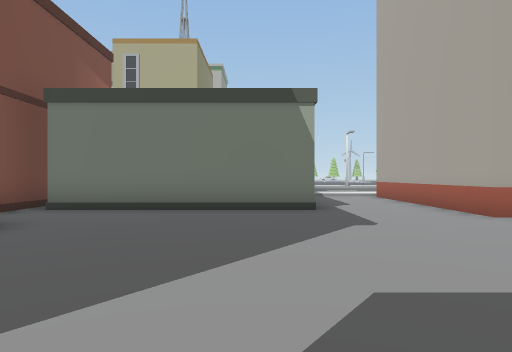
View 1 (above)

24 first-person views from a walk through a 3-D level made in the Unity game engine. The camera is 1.4 m above the floor, looks level and sees 75° across. The floor is counted in squares, 2 m on a side. Each view is taken from the middle of a square. On the plan, view 1 faces up. The plan holds only what a view shows up to about 10 squares ahead; the rest is blank. The place goes on beyond the plan.

View 2
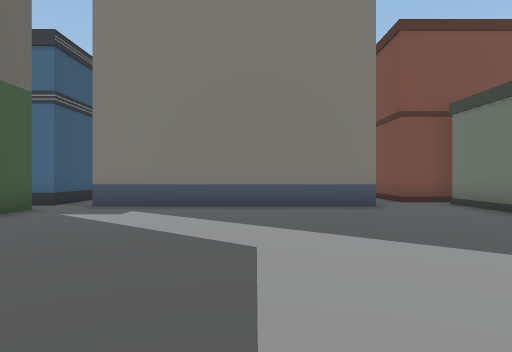

View 3
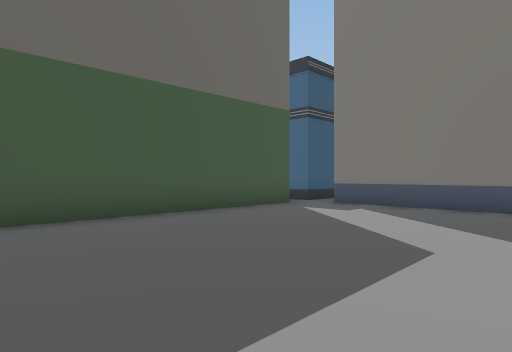

View 4
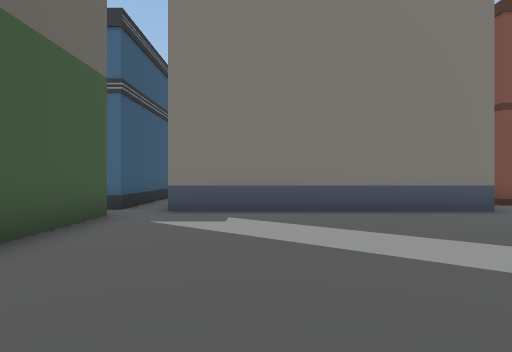

View 5
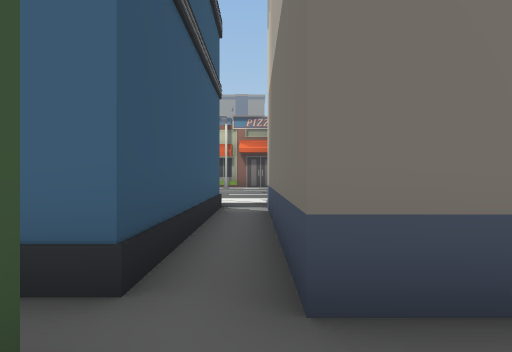

View 6
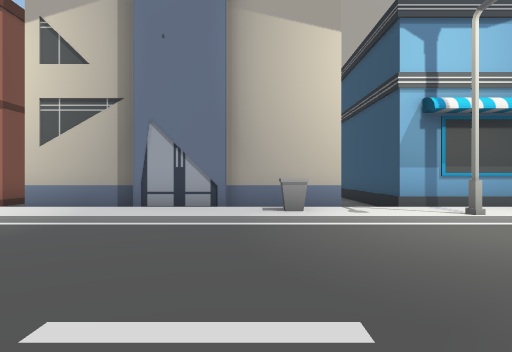

View 7
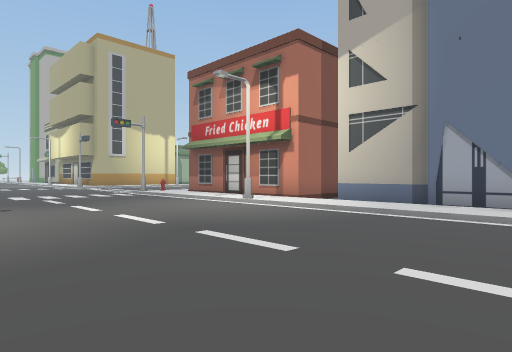

View 8
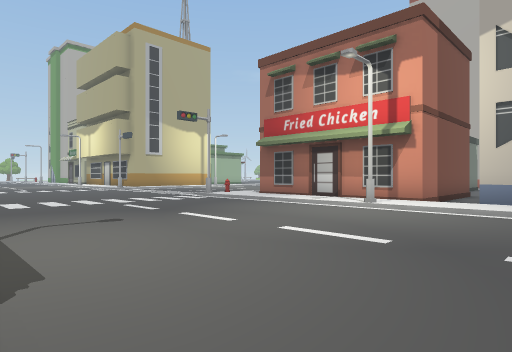

View 9
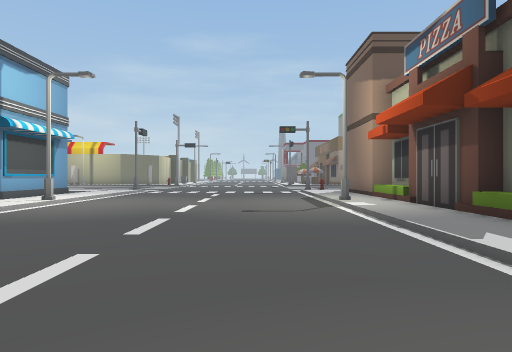

View 10
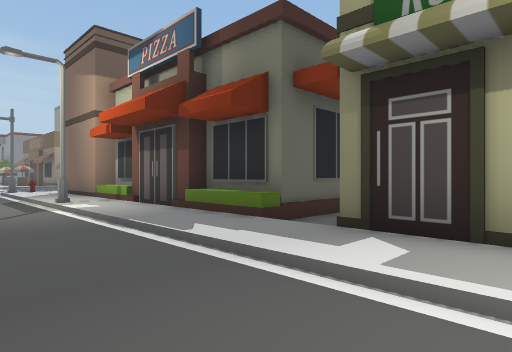

View 11
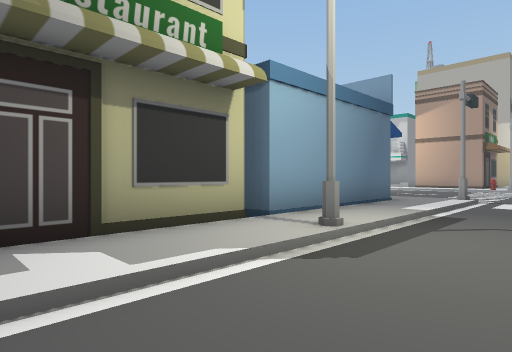

View 12
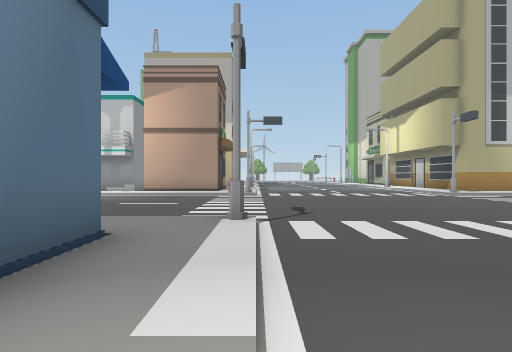

View 13
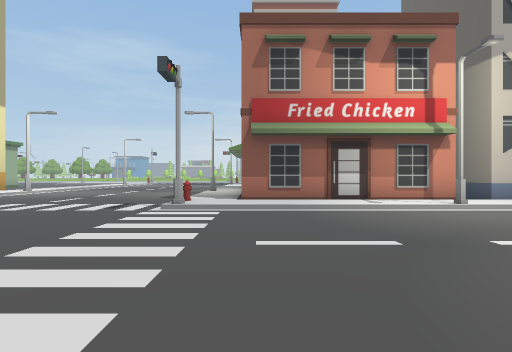

View 14
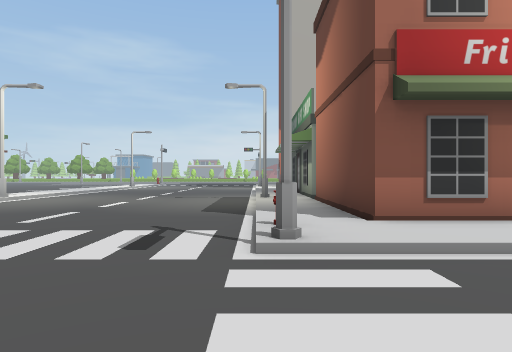

View 15
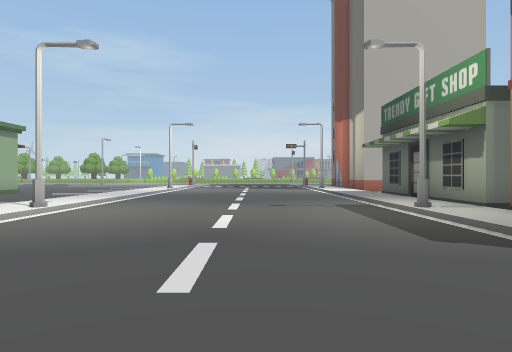

View 16
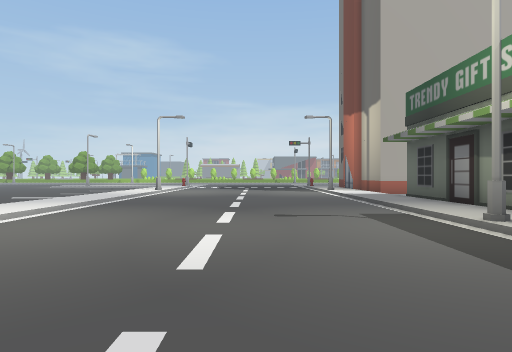

View 17
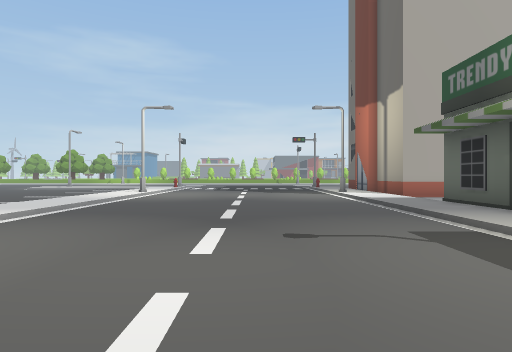

View 18
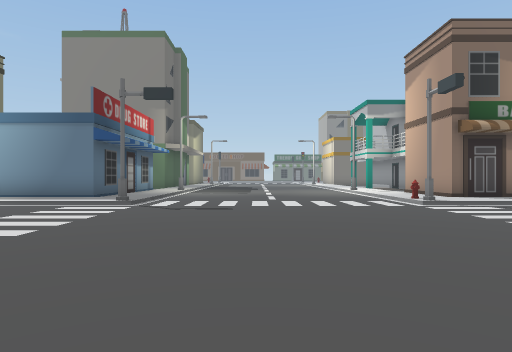

View 19
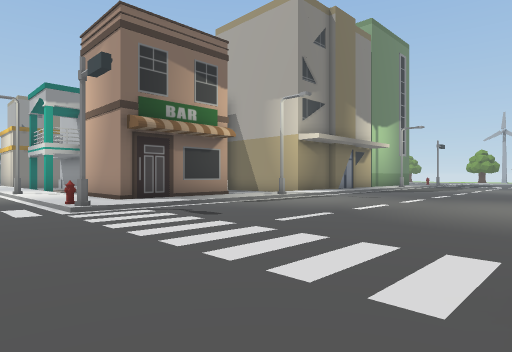

View 20
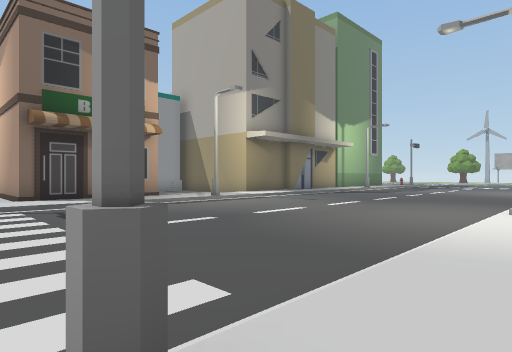

View 21
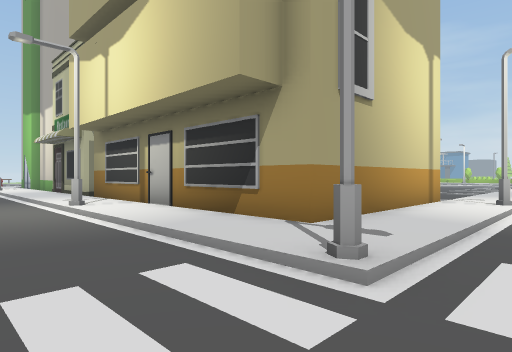

View 22
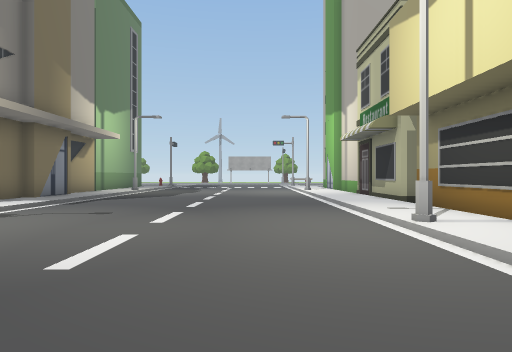

View 23
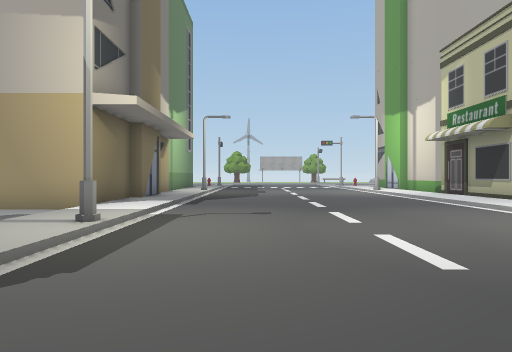

View 24
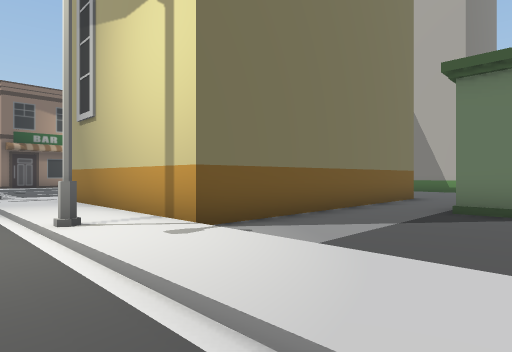

### Floor plan
Key: @ floor where view 1 was taken; # wall or solid block; x gap in a wall; . main floor; : floor 0.25 m higher than the main floor; / step, stairs or slope; B building; S streetlight; H hydrant; O other object.
Columns run from 21 left of view 1 to 4 right of it. Each row starts with its distance up from view 1.
 32   B/....../:B
 31  B:/....../:B
 30  B:/....../:
 29 BB:/....../:B    B.
 28 ..:/....../:B    B.
 27   :/....../:B    B.
 26   :S......S:B    B.BB
 25   :/....../:B    B...
 24  #:/....../:B    B...
 23  #:/....../:B    B.....
 22 ##:/....../:BBBBBB.....
 21 :::/....../::::::::::::::
 20 //H/......#//////S///////
 19 .........................
 18 .........................
 17 .........................
 16 .........................
 15 .........................
 14 .........................
 13  //#....../O/////S///////
 12  ::/....../::::::::::::::
 11  #:/....../:###########
 10  #:/....../:#          ..B
  9  #:/....../:#          ..B
  8  #:/....../:#   #      ..B
  7  #:S......S:#   #######..B
  6  B:/....../:#####........B
  5  B:/....../:BB   B........
  4  B:/....../:B    B.......
  3  B:/....../:B    B........
  2 ..:/....../:B    B........
  1 BB:/....../:B    B........
  0  B:/....../:B    B...@....
 -1  B:/....../OBBBBBB........
 -2  B:/....../:.............
 -3  B:S......S:#####xBBBBBBB
 -4  B:/....../:#
 -5  B:/....../:#
 -6  #:/

Where each view was taken, in squares from view 1:
view 1: 0 up, 0 right, facing up
view 2: 2 up, 4 right, facing left
view 3: 3 up, 4 right, facing down-left
view 4: 0 up, 3 right, facing left
view 5: 2 down, 2 left, facing left
view 6: 0 up, 16 left, facing right
view 7: 0 up, 17 left, facing up-right
view 8: 3 up, 18 left, facing up-right
view 9: 5 up, 16 left, facing down
view 10: 5 up, 16 left, facing down-left
view 11: 3 up, 16 left, facing up-left
view 12: 8 up, 18 left, facing up
view 13: 11 up, 18 left, facing right
view 14: 13 up, 14 left, facing right
view 15: 16 up, 11 left, facing right
view 16: 16 up, 9 left, facing right
view 17: 16 up, 7 left, facing right
view 18: 16 up, 10 left, facing left
view 19: 18 up, 11 left, facing up-left
view 20: 20 up, 10 left, facing up-left
view 21: 19 up, 13 left, facing up-right
view 22: 22 up, 13 left, facing up
view 23: 22 up, 16 left, facing up
view 24: 19 up, 0 right, facing up-left
